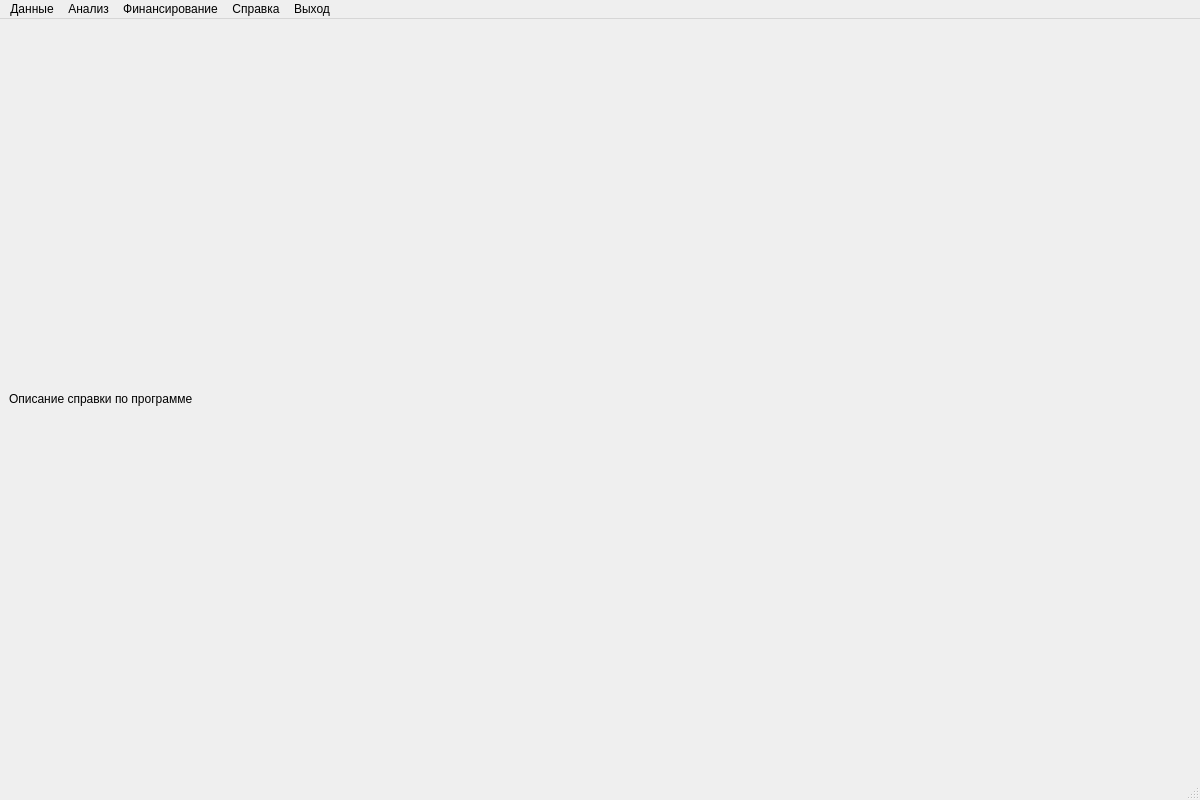
<?xml version="1.0" encoding="UTF-8"?>
<ui version="4.0">
 <class>HelpWindow</class>
 <widget class="QMainWindow" name="HelpWindow">
  <property name="geometry">
   <rect>
    <x>0</x>
    <y>0</y>
    <width>1200</width>
    <height>800</height>
   </rect>
  </property>
  <property name="windowTitle">
   <string>Сопровождение конкурсов на соискание грантов — о программе</string>
  </property>
  <widget class="QWidget" name="centralwidget">
   <layout class="QGridLayout" name="gridLayout">
    <item row="0" column="0">
     <widget class="QLabel" name="label">
      <property name="text">
       <string>Описание справки по программе</string>
      </property>
     </widget>
    </item>
   </layout>
  </widget>
  <widget class="QMenuBar" name="menubar">
   <property name="geometry">
    <rect>
     <x>0</x>
     <y>0</y>
     <width>1200</width>
     <height>21</height>
    </rect>
   </property>
   <widget class="QMenu" name="panel_data">
    <property name="title">
     <string>Данные</string>
    </property>
    <addaction name="panel_data_proj"/>
    <addaction name="panel_data_konk"/>
    <addaction name="panel_data_vuz"/>
   </widget>
   <widget class="QMenu" name="panel_analysis">
    <property name="title">
     <string>Анализ</string>
    </property>
    <addaction name="panel_analysis_vuz"/>
    <addaction name="panel_analysis_konk"/>
    <addaction name="panel_analysis_subj"/>
   </widget>
   <widget class="QMenu" name="panel_finance">
    <property name="title">
     <string>Финансирование</string>
    </property>
   </widget>
   <widget class="QMenu" name="panel_help">
    <property name="mouseTracking">
     <bool>true</bool>
    </property>
    <property name="title">
     <string>Справка</string>
    </property>
    <addaction name="panel_help_view"/>
    <addaction name="separator"/>
    <addaction name="panel_help_prog"/>
   </widget>
   <widget class="QMenu" name="panel_exit">
    <property name="title">
     <string>Выход</string>
    </property>
    <addaction name="panel_exit_action"/>
   </widget>
   <addaction name="panel_data"/>
   <addaction name="panel_analysis"/>
   <addaction name="panel_finance"/>
   <addaction name="panel_help"/>
   <addaction name="panel_exit"/>
  </widget>
  <widget class="QStatusBar" name="statusbar"/>
  <action name="panel_data_proj">
   <property name="text">
    <string>Проекты</string>
   </property>
  </action>
  <action name="panel_data_konk">
   <property name="checkable">
    <bool>false</bool>
   </property>
   <property name="text">
    <string>Конкурсы</string>
   </property>
  </action>
  <action name="panel_data_vuz">
   <property name="text">
    <string>Вузы</string>
   </property>
  </action>
  <action name="panel_help_view">
   <property name="text">
    <string>Просмотреть справку</string>
   </property>
  </action>
  <action name="panel_help_prog">
   <property name="text">
    <string>О программе</string>
   </property>
  </action>
  <action name="panel_exit_action">
   <property name="text">
    <string>Выход</string>
   </property>
  </action>
  <action name="panel_analysis_vuz">
   <property name="text">
    <string>по вузам</string>
   </property>
  </action>
  <action name="panel_analysis_konk">
   <property name="text">
    <string>по конкурсам</string>
   </property>
  </action>
  <action name="panel_analysis_subj">
   <property name="text">
    <string>по субъектам РФ</string>
   </property>
  </action>
 </widget>
 <resources/>
 <connections/>
</ui>
